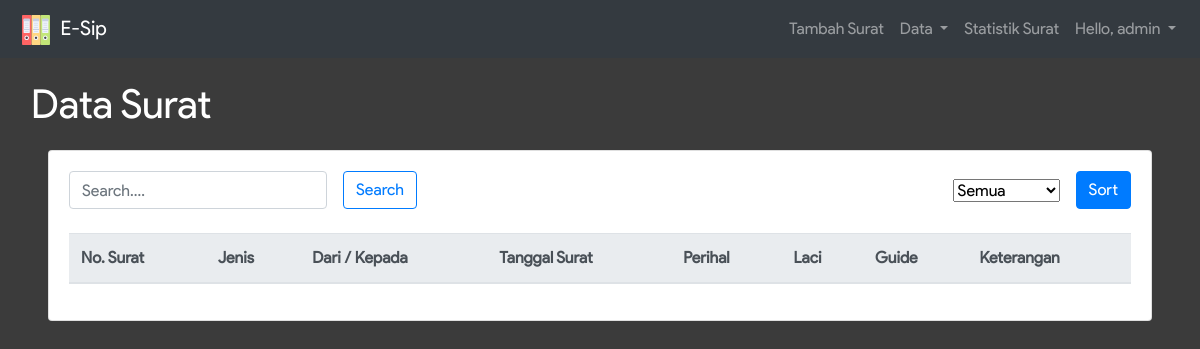
The page /p_data_surat.php (signed in) on the database as committed earlier.
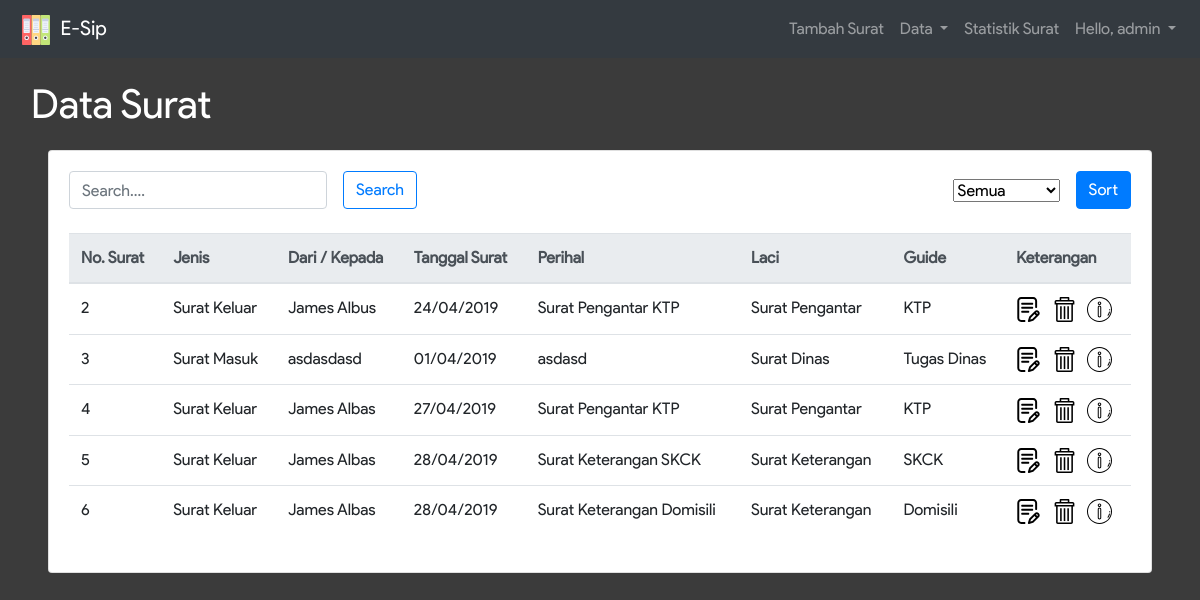
The same page on the database as committed later.
### tables this page shows
CREATE TABLE IF NOT EXISTS `arsip_surat` (
  `jenis` varchar(25) NOT NULL,
  `no_surat` int(11) NOT NULL,
  `nik` varchar(16) DEFAULT NULL,
  `dari_kpd` varchar(50) NOT NULL,
  `indeks` varchar(30) DEFAULT NULL,
  `tanggal_surat` date DEFAULT NULL,
  `tanggal_input` datetime NOT NULL,
  `alamat` text,
  `perihal` varchar(30) NOT NULL,
  `isi_ringkas` text,
  `laci` varchar(20) NOT NULL,
  `guide` varchar(30) NOT NULL,
  `nama_pe` varchar(50) NOT NULL,
  `file` varchar(255) DEFAULT NULL,
  `admin` varchar(20) NOT NULL
);

### p_data_surat.php (the view, shortened to what the changed rows need)
<?php
  include_once 'connection.php';
  $jenis = $_POST['jenis'];
  if ($jenis == "Surat Masuk") {
    $sql = "SELECT * FROM arsip_surat WHERE jenis = '" . $jenis . "'";
  }
  elseif ($jenis == "Surat Keluar") {
    $sql = "SELECT * FROM arsip_surat WHERE jenis = '" . $jenis . "'";
  }
  else{
    $sql = "SELECT * FROM arsip_surat";
  }
  $result = $conn->query($sql);
?>
<!DOCTYPE html>
<html>
<head>
  <link rel="stylesheet" href="node_modules/bootstrap/dist/css/bootstrap.min.css">
  <link rel="stylesheet" href="assets/css/infinite.css">
</head>
<body style="background-color: #3B3B3B;">
    <div class="container-fluid">
       <div class="row">
        <div class="col-sm-12 px-5">
          <div class="card">
            <div class="card-body">
              <div class="table-responsive-lg">
                <table class="table">
                  <thead class="thead-light">
                    <tr>
                      <th scope="col">No. Surat</th>
                      <th scope="col">Jenis</th>
                      <th scope="col">Dari / Kepada</th>
                      <th scope="col">Tanggal Surat</th>
                      <th scope="col">Perihal</th>
                      <th scope="col">Laci</th>
                      <th scope="col">Guide</th>
                      <th scope="col" colspan="3">Keterangan</th>
                    </tr>
                  </thead>
                  <tbody>
                    <?php
                      while ($row = $result->fetch_assoc()) {
                    ?>
                        <tr>
                          <td>
                            <?= $row['no_surat'] ?>
                          </td>
                          <td>
                            <?= $row['jenis'] ?>
                          </td>
                          <td>
                            <?= $row['dari_kpd'] ?>
                          </td>
                          <td>
                            <?php
                              if ($row['jenis'] == "Surat Masuk") {
                                $a = date('d/m/Y', strtotime($row['tanggal_surat']));
                                echo $a;
                              }
                              else{
                                $a = date('d/m/Y', strtotime($row['tanggal_input']));
                                echo $a;
                              }
                            ?>
                          </td>
                          <td>
                            <?= $row['perihal'] ?>
                          </td>
                          <td>
                            <?= $row['laci'] ?>
                          </td>
                          <td>
                            <?= $row['guide'] ?>
                          </td>
                          <td>
                            <a href="show_image.php?id=<?=$row['no_surat']?>">
                                <img src="assets/img/writing.svg" height="25" width="25" title="Lihat Lampiran">
                            </a>&nbsp;
                            <a href="#" data-href="ddelete.php?id=<?=$row['no_surat']?>" data-toggle="modal" data-target="#confirm-delete">
                              <img src="assets/img/clear-button.svg" height="25" width="25" title="Delete">
                            </a>&nbsp;
                            <a href="detail.php?id=<?=$row['no_surat']?>">
                              <img src="assets/img/info.svg" height="25" width="25" title="Detail">
                            </a>
                          </td>
                        </tr>
                      <?php } ?>
                  </tbody>
                </table>
              </div>
            </div>
          </div>
        </div>
      </div>
    </div>
  </body>
</html>

Rows that differ between the two databases and show on the page:
added arsip_surat: no_surat "2", jenis "Surat Keluar", dari_kpd "James Albus", tanggal_input "24/04/2019", perihal "Surat Pengantar KTP", laci "Surat Pengantar", guide "KTP"
added arsip_surat: no_surat "3", jenis "Surat Masuk", dari_kpd "asdasdasd", tanggal_surat "01/04/2019", perihal "asdasd", laci "Surat Dinas", guide "Tugas Dinas"
added arsip_surat: no_surat "4", jenis "Surat Keluar", dari_kpd "James Albas", tanggal_input "27/04/2019", perihal "Surat Pengantar KTP", laci "Surat Pengantar", guide "KTP"
added arsip_surat: no_surat "5", jenis "Surat Keluar", dari_kpd "James Albas", tanggal_input "28/04/2019", perihal "Surat Keterangan SKCK", laci "Surat Keterangan", guide "SKCK"
added arsip_surat: no_surat "6", jenis "Surat Keluar", dari_kpd "James Albas", tanggal_input "28/04/2019", perihal "Surat Keterangan Domisili", laci "Surat Keterangan", guide "Domisili"
